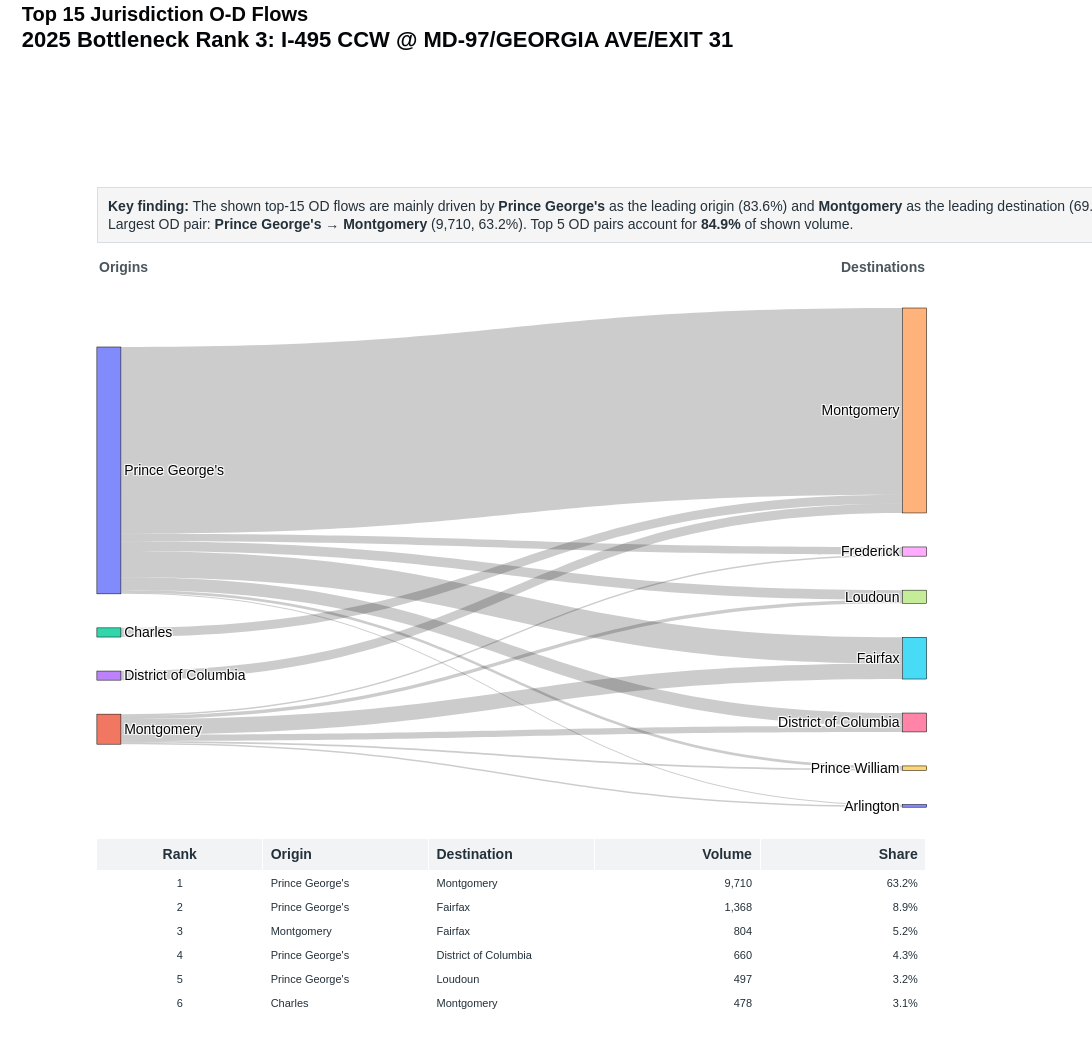

The notebook cell this image was saved under:
### Code cell
county_sankey = make_sankey(county_df, "Top 15 Jurisdiction O-D Flows")
county_sankey

### Figure 1 — Plotly figure (JSON) as saved in the notebook; plotly's stock layout.template omitted (floating-point values rounded to 4 significant figures)
{"data": [{"arrangement": "snap", "domain": {"x": [0.04, 0.94], "y": [0.26, 0.9]}, "link": {"customdata": [[1, "Prince George's", "Montgomery", 9710, 0.6324], [2, "Prince George's", "Fairfax", 1368, 0.08909], [3, "Montgomery", "Fairfax", 804, 0.05236], [4, "Prince George's", "District of Columbia", 660, 0.04298], [5, "Prince George's", "Loudoun", 497, 0.03237], [6, "Charles", "Montgomery", 478, 0.03113], [7, "District of Columbia", "Montgomery", 473, 0.0308], [8, "Prince George's", "Frederick", 400, 0.02605], [9, "Montgomery", "District of Columbia", 323, 0.02104], [10, "Montgomery", "Loudoun", 185, 0.01205], [11, "Prince George's", "Prince William", 145, 0.009443], [12, "Montgomery", "Prince William", 92, 0.005992], [13, "Montgomery", "Arlington", 80, 0.00521], [14, "Montgomery", "Frederick", 79, 0.005145], [15, "Prince George's", "Arlington", 61, 0.003973]], "hovertemplate": "<b>OD Pair Rank %{customdata[0]}</b><br>%{customdata[1]} → %{customdata[2]}<br>Volume: %{customdata[3]:,.0f}<br>Share of shown top-15 volume: %{customdata[4]:.1%}<extra></extra>", "source": [0, 0, 1, 0, 0, 2, 3, 0, 1, 1, 0, 1, 1, 1, 0], "target": [4, 5, 5, 6, 7, 4, 4, 8, 6, 7, 9, 9, 10, 8, 10], "value": [9710.0, 1368.0, 804.0, 660.0, 497.0, 478.0, 473.0, 400.0, 323.0, 185.0, 145.0, 92.0, 80.0, 79.0, 61.0]}, "node": {"hovertemplate": "<b>%{label}</b><br>Total shown OD volume: %{value:,.0f}<extra></extra>", "label": ["Prince George's", "Montgomery", "Charles", "District of Columbia", "Montgomery", "Fairfax", "District of Columbia", "Loudoun", "Frederick", "Prince William", "Arlington"], "line": {"color": "black", "width": 0.5}, "pad": 34, "thickness": 24}, "type": "sankey"}, {"cells": {"align": ["center", "left", "left", "right", "right"], "fill": {"color": "white"}, "font": {"color": "#24313A", "size": 11}, "height": 24, "values": [[1, 2, 3, 4, 5, 6, 7, 8, 9, 10, 11, 12, 13, 14, 15], ["Prince George's", "Prince George's", "Montgomery", "Prince George's", "Prince George's", "Charles", "District of Columbia", "Prince George's", "Montgomery", "Montgomery", "Prince George's", "Montgomery", "Montgomery", "Montgomery", "Prince George's"], ["Montgomery", "Fairfax", "Fairfax", "District of Columbia", "Loudoun", "Montgomery", "Montgomery", "Frederick", "District of Columbia", "Loudoun", "Prince William", "Prince William", "Arlington", "Frederick", "Arlington"], ["9,710", "1,368", "804", "660", "497", "478", "473", "400", "323", "185", "145", "92", "80", "79", "61"], ["63.2%", "8.9%", "5.2%", "4.3%", "3.2%", "3.1%", "3.1%", "2.6%", "2.1%", "1.2%", "0.9%", "0.6%", "0.5%", "0.5%", "0.4%"]]}, "domain": {"x": [0.04, 0.94], "y": [0, 0.22]}, "header": {"align": ["center", "left", "left", "right", "right"], "fill": {"color": "#F1F3F5"}, "font": {"color": "#24313A", "size": 14}, "height": 26, "values": ["<b>Rank</b>", "<b>Origin</b>", "<b>Destination</b>", "<b>Volume</b>", "<b>Share</b>"]}, "type": "table"}], "layout": {"annotations": [{"align": "left", "bgcolor": "rgba(245,245,245,0.98)", "bordercolor": "#D8DEE3", "borderpad": 10, "borderwidth": 1, "font": {"color": "#24313A", "size": 14}, "showarrow": false, "text": "<b>Key finding:</b> The shown top-15 OD flows are mainly driven by <b>Prince George's</b> as the leading origin (83.6%) and <b>Montgomery</b> as the leading destination (69.4%).<br>Largest OD pair: <b>Prince George's → Montgomery</b> (9,710, 63.2%). Top 5 OD pairs account for <b>84.9%</b> of shown volume.", "x": 0.04, "xref": "paper", "y": 1.055, "yref": "paper"}, {"align": "left", "font": {"color": "#4A555C", "size": 14}, "showarrow": false, "text": "<b>Origins</b>", "x": 0.04, "xref": "paper", "y": 0.965, "yref": "paper"}, {"align": "right", "font": {"color": "#4A555C", "size": 14}, "showarrow": false, "text": "<b>Destinations</b>", "x": 0.94, "xref": "paper", "y": 0.965, "yref": "paper"}], "font": {"color": "#050608", "family": "Arial", "size": 14}, "height": 1040, "margin": {"b": 30, "l": 60, "r": 110, "t": 230}, "paper_bgcolor": "white", "plot_bgcolor": "white", "title": {"text": "<b>Top 15 Jurisdiction O-D Flows</b><br><span style='font-size:22px'><b>2025 Bottleneck Rank 3: I-495 CCW @ MD-97/GEORGIA AVE/EXIT 31</b></span>", "x": 0.02, "xanchor": "left", "y": 0.98, "yanchor": "top"}, "width": 1250}}
